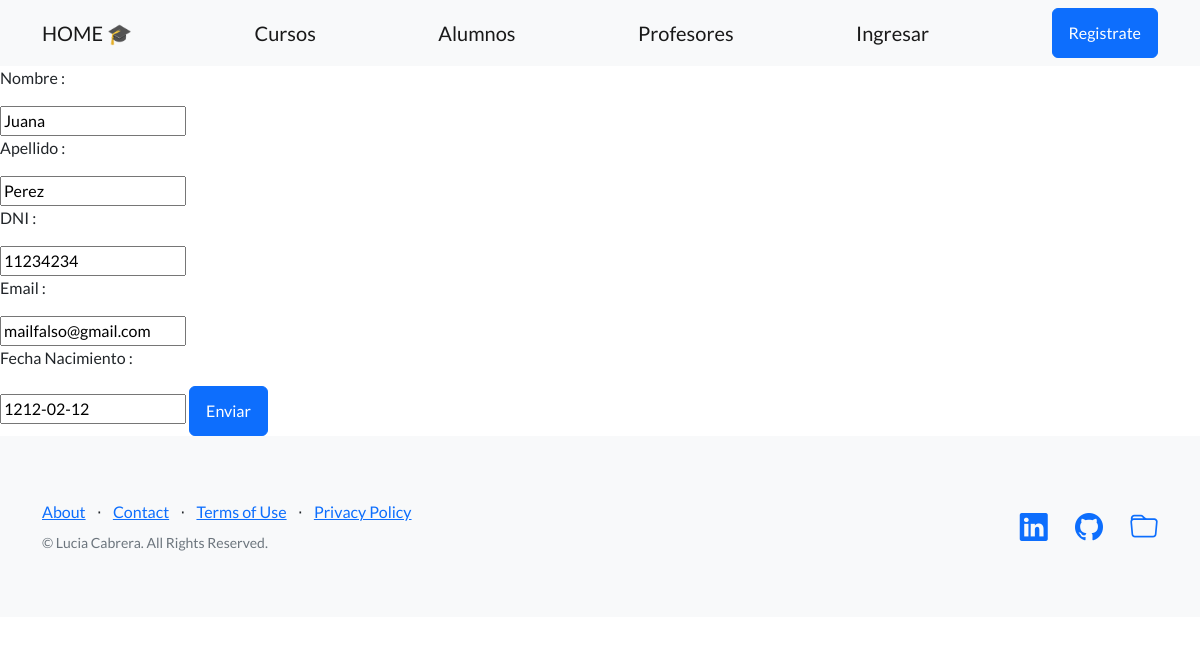
/AppCoder/editar_alumnos/2, run on the app's committed database.
### AppCoder/models.py (models this page shows, shortened)
class Alumno (models.Model):
    apellido = models.CharField(max_length=256)
    nombre = models.CharField(max_length=256)
    dni = models.IntegerField()
    email = models.EmailField()
    fecha_nacimiento = models.DateField( blank=True, null=True)

### AppCoder/views.py (the view)
# urls.py: path('editar_alumnos/<int:id>', views.editar_alumno, name='editar_alumnos'),
def editar_alumno(request , id):
    alumno = Alumno.objects.get(id=id)
    if request.method == "POST":
        mi_formulario = Alumno_formulario( request.POST )
        if mi_formulario.is_valid():
            datos = mi_formulario.cleaned_data
            alumno.apellido = datos["apellido"]
            alumno.nombre = datos["nombre"]
            alumno.dni = datos["dni"]
            alumno.email = datos["email"]
            alumno.fecha_nacimiento = datos["fecha_nacimiento"]
            alumno.save()
            alumno = Alumno.objects.all()
            return render(request , "ver_alumnos.html" , {"alumno":alumno})
    else:
        mi_formulario = Alumno_formulario(initial={"nombre":alumno.nombre , "apellido":alumno.apellido, "dni": alumno.dni, "email": alumno.email, "fecha_nacimiento": alumno.fecha_nacimiento})
    return render( request , "editar_alumnos.html" , {"mi_formulario": mi_formulario , "alumno":alumno})

### AppCoder/forms.py
class Alumno_formulario(forms.Form):
    apellido = forms.CharField(max_length=256)
    nombre = forms.CharField(max_length=256)
    dni = forms.CharField(max_length=9)
    email = forms.EmailField(required=True)
    fecha_nacimiento = forms.DateField(required=True)

### AppCoder/templates/editar_alumnos.html (shortened to what this page needs)
{% extends "padre.html" %}
{% load static %}
{% block contenido %}
    <form action="{% url 'editar_alumnos' alumno.id%}" method="post">
        <p> Nombre : </p>
        {{mi_formulario.nombre}}
        <p> Apellido : </p>
        {{mi_formulario.apellido}}
        <p> DNI : </p>
        {{mi_formulario.dni}}
        <p> Email : </p>
        {{mi_formulario.email}}
        <p> Fecha Nacimiento : </p>
        {{mi_formulario.fecha_nacimiento}}
        <button class="btn btn-primary">Enviar</button>
    </form>
{% endblock %}

### data on the page
Alumno: nombre "Juana", apellido "Perez", dni "11234234", email "mailfalso@gmail.com", fecha_nacimiento "1212-02-12"
